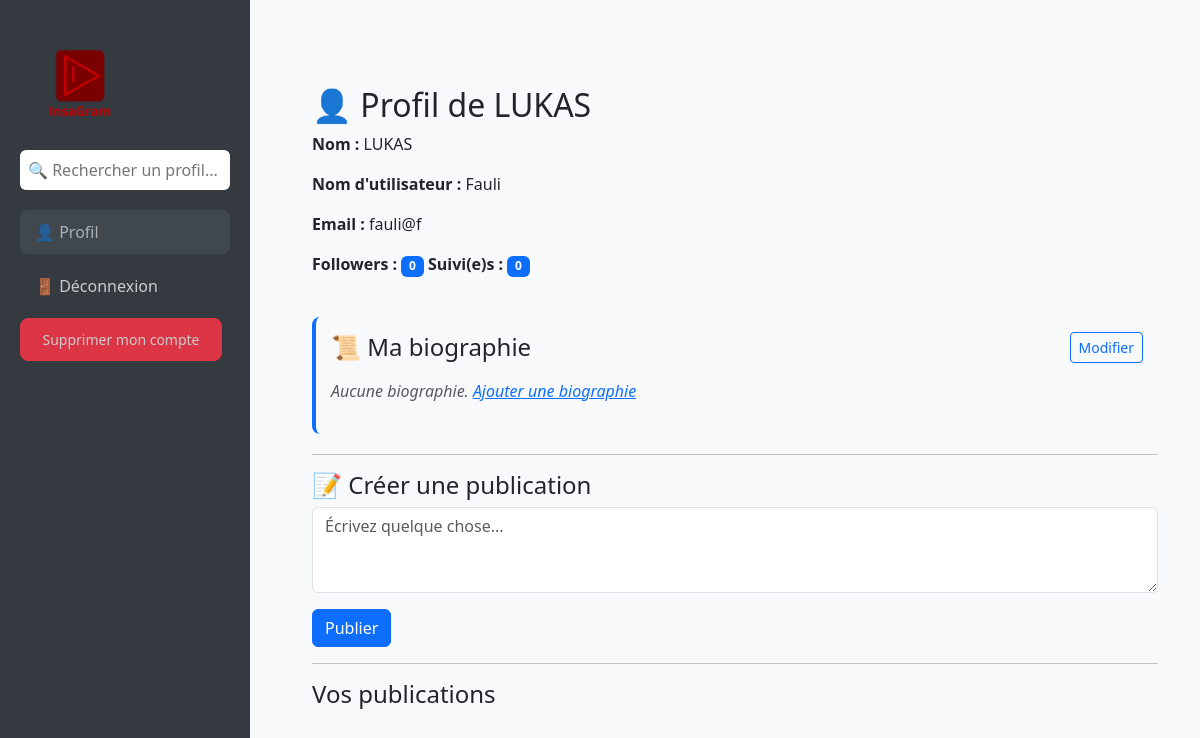
The app's page /profile (signed in), older data.
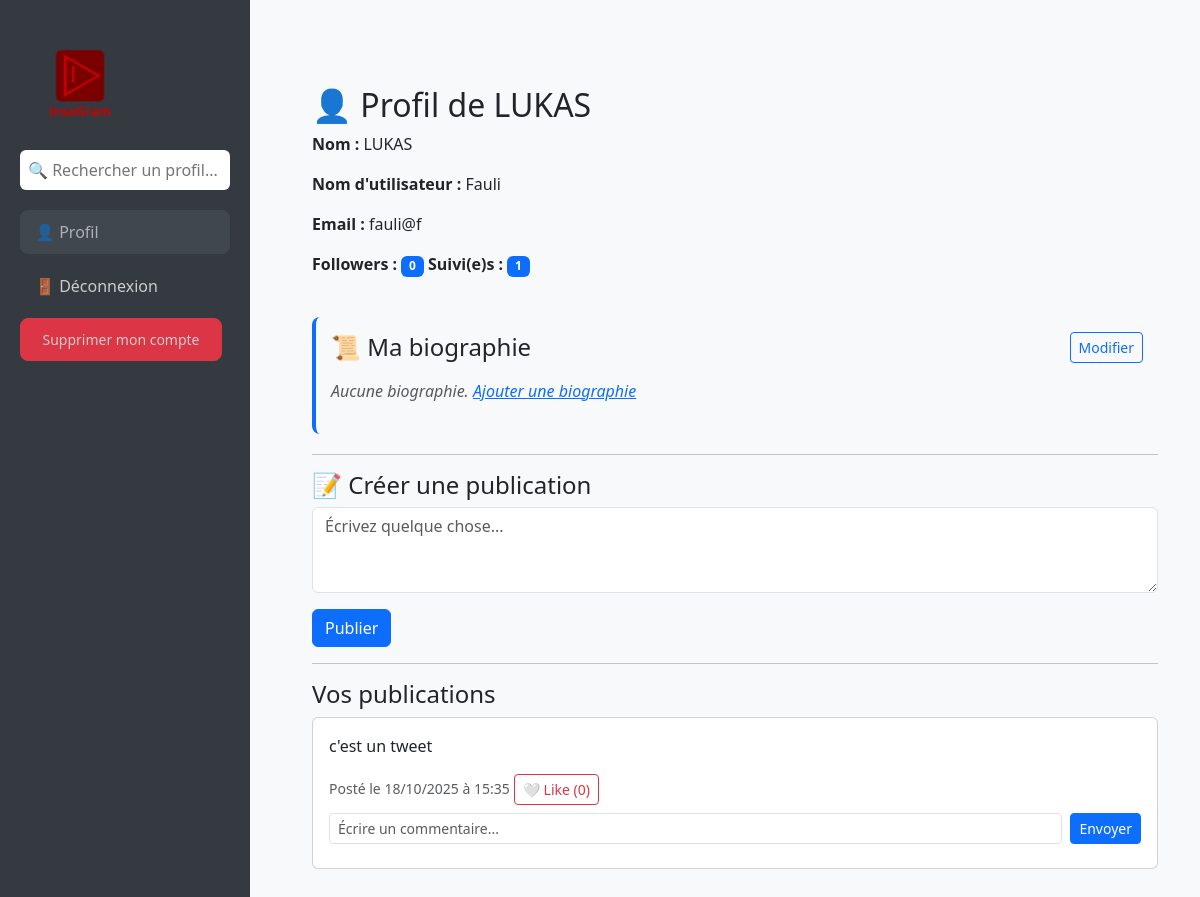
The same page, newer data.
### app.py (models this page shows)
class Post(db.Model):
    id = db.Column(db.Integer, primary_key=True)
    user_id = db.Column(db.Integer, db.ForeignKey('user.id'), nullable=False)
    content = db.Column(db.String(255), nullable=False)
    date_posted = db.Column(db.DateTime, default=lambda: datetime.now(PARIS))
    likes = db.relationship('Like', backref='post', lazy=True)
    comments = db.relationship('Comment', backref='post', lazy=True)

### app.py (the view)
@app.route('/profile')
def profile():
    if 'username' not in session:
        return redirect(url_for('login'))
    current_user = User.query.filter_by(username=session['username']).first()
    posts = Post.query.filter_by(user_id=current_user.id).order_by(Post.date_posted.desc()).all()
    liked_post_ids = [like.post_id for like in Like.query.filter_by(user_id=current_user.id).all()]
    liked_comment_ids = [like.comment_id for like in CommentLike.query.filter_by(user_id=current_user.id).all()]
    return render_template(
        'profile.html',
        user=current_user,
        posts=posts,
        current_user=current_user,
        liked_post_ids=liked_post_ids,
        liked_comment_ids=liked_comment_ids
    )

### app.py (called while the page is built)
    @property
    def followers_count(self):
        return self.followers.count()

    @property
    def following_count(self):
        return self.followed.count()

### templates/profile.html (shortened to what this page needs)
<!DOCTYPE html>
<html lang="fr">
<head>
    <link rel="stylesheet" href="https://cdn.jsdelivr.net/npm/bootstrap@5.3.0/dist/css/bootstrap.min.css">
</head>
<body>
    <div class="sidebar">
        <img src="{{ url_for('static', filename='images/LOGO_sidebar.png') }}" alt="Logo InsaGram" class="logo">
        <form class="search-box" method="GET" action="{{ url_for('search') }}">
            <input type="text" name="q" placeholder="🔍 Rechercher un profil..." aria-label="Rechercher">
        </form>
    <a href="{{ url_for('profile') }}"
        class="{% if request.endpoint == 'profile' %}active disabled{% endif %}"
        {% if request.endpoint == 'profile' %}tabindex="-1" aria-disabled="true"{% endif %}>
        👤 Profil
    </a>
         <a href="{{ url_for('logout') }}">🚪 Déconnexion</a>
         <a href="{{ url_for('delete_account') }}" class="btn btn-danger btn-sm me-2">
            Supprimer mon compte</a>
    </div>
    <div class="main-content bg-light">
<div class="container mt-5">
<div class="mb-4">
    <h2>👤 Profil de {{ user.name }}</h2>
    <div class="row mb-4">
        <div class="col-md-6">
            <p><b>Nom :</b> {{ user.name }}</p>
            <p><b>Nom d'utilisateur :</b> {{ user.username }}</p>
            <p><b>Email :</b> {{ user.email }}</p>
        <p>
            <b>Followers :</b> <span class="badge bg-primary">{{ user.followers_count }}</span>
            <b>Suivi(e)s :</b> <span class="badge bg-primary">{{ user.following_count }}</span>
        </p>
        </div>
    </div>
    <div class="biography-section">
        <div class="d-flex justify-content-between align-items-center mb-3">
            <h4 class="mb-0">📜 Ma biographie</h4>
            <a href="{{ url_for('edit_biography') }}" class="btn btn-sm btn-outline-primary">Modifier</a>
        </div>
        {% if user.biography %}
            <p class="biography-text">{{ user.biography }}</p>
        {% else %}
            <p class="biography-text text-muted">Aucune biographie. <a href="{{ url_for('edit_biography') }}">Ajouter une biographie</a></p>
        {% endif %}
    </div>
    <hr>
    <h4>📝 Créer une publication</h4>
    <form method="POST" action="{{ url_for('create_post') }}">
        <div class="mb-3">
            <textarea class="form-control" name="content" rows="3" placeholder="Écrivez quelque chose..."></textarea>
        </div>
        <button type="submit" class="btn btn-primary">Publier</button>
    </form>
    <hr>
    <h4>Vos publications</h4>
        {% for post in posts %}
        <div class="card mb-3">
            <div class="card-body">
                <p>{{ post.content }}</p>
                <small class="text-muted">Posté le {{ post.date_posted.strftime('%d/%m/%Y à %H:%M') }}</small>
                {% if current_user %}
                    {% set liked = post.id in liked_post_ids %}
                    <form action="{{ url_for('like_post', post_id=post.id) }}" method="POST" style="display:inline;">
                        <button type="submit" class="btn btn-sm {% if liked %}btn-danger{% else %}btn-outline-danger{% endif %}">
                            {% if liked %}❤️{% else %}🤍{% endif %} Like ({{ post.likes | length }})
                        </button>
                    </form>
                {% endif %}
                {% if current_user %}
                <form action="{{ url_for('create_comment', post_id=post.id) }}" method="POST" class="mb-2 mt-2 d-flex">
                    <input type="text" name="content" class="form-control form-control-sm me-2" placeholder="Écrire un commentaire...">
                    <button type="submit" class="btn btn-sm btn-primary">Envoyer</button>
                </form>
                {% endif %}
        </div>
        {% endfor %}
    </div>
</div>
</body>
</html>

Row changes from the older to the newer data that the page shows:
added Post: content "c'est un tweet", date_posted "18/10/2025 à 15:35", likes|length "0"
Text that changed along with them:
{{ user.following_count }}: "0" → "1"
